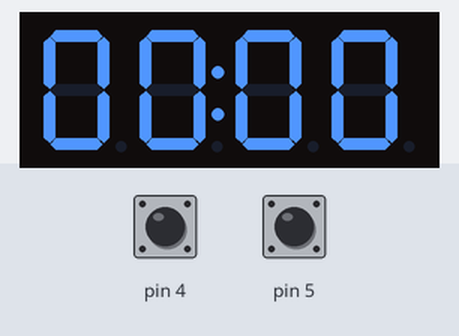
Recording of a sketch running on a simulated Arduino Uno, built with avr-gcc and run on an emulated ATmega328P. Parts: 4-digit seven-segment display. The test bench sets the inputs (shaded band); at power-on: pin 4 HIGH, pin 5 HIGH.

Above: at 1.2 s.
1.3 s: pin 4 pulled LOW for 0.15 s
At 3.1 s:
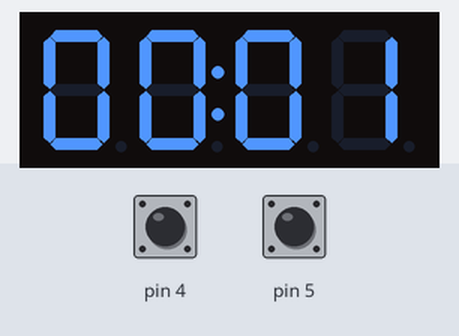
4.4 s: pin 5 pulled LOW for 0.15 s
At 5.1 s:
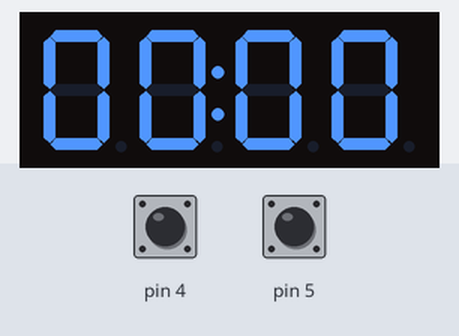
6.1 s: pin 4 pulled LOW for 1 s
At 9.9 s:
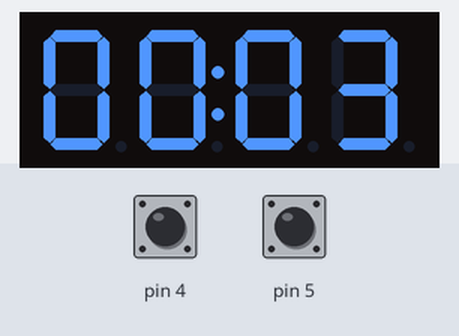
Timing chart, 0 to 11.4 s (numbered marks = the images above; inputs shaded):
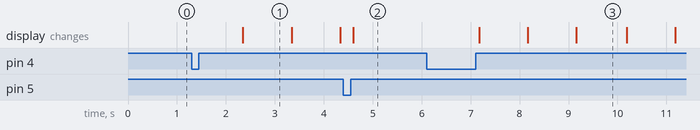

The sketch:

digital_stopwatch_tm1637.ino
```cpp
#include <TM1637Display.h>

TM1637Display display(2, 3);

int running = 0;
unsigned long startTime = 0;
unsigned long savedTime = 0;

void setup() {
  pinMode(4, INPUT_PULLUP);
  pinMode(5, INPUT_PULLUP);

  display.setBrightness(7);
  display.showNumberDecEx(0, 0b01000000, true);
}

void loop() {
  if (digitalRead(4) == LOW) {
    if (running == 0) {
      running = 1;
      startTime = millis();
    } else {
      running = 0;
      savedTime = savedTime + millis() - startTime;
    }

    while (digitalRead(4) == LOW) {
      delay(10);
    }

    delay(50);
  }

  if (digitalRead(5) == LOW) {
    running = 0;
    savedTime = 0;

    while (digitalRead(5) == LOW) {
      delay(10);
    }

    delay(50);
  }

  unsigned long totalTime = savedTime;

  if (running == 1) {
    totalTime = savedTime + millis() - startTime;
  }

  unsigned long seconds = (totalTime / 1000) % 6000;
  int value = (seconds / 60) * 100 + (seconds % 60);

  display.showNumberDecEx(value, 0b01000000, true);
  delay(20);
}
```

Measured:
- after the input at 1.3 s, the display: changes after 1.0 s (image 1)
- after the input at 4.4 s, the display: changes after 0.21 s (image 2)
- after the input at 6.1 s, the display: first changes after 1.1 s (image 3 shows a later state)
- what the display in image 1 shows lasts 1.0 s, from 2.3 s to 3.3 s
